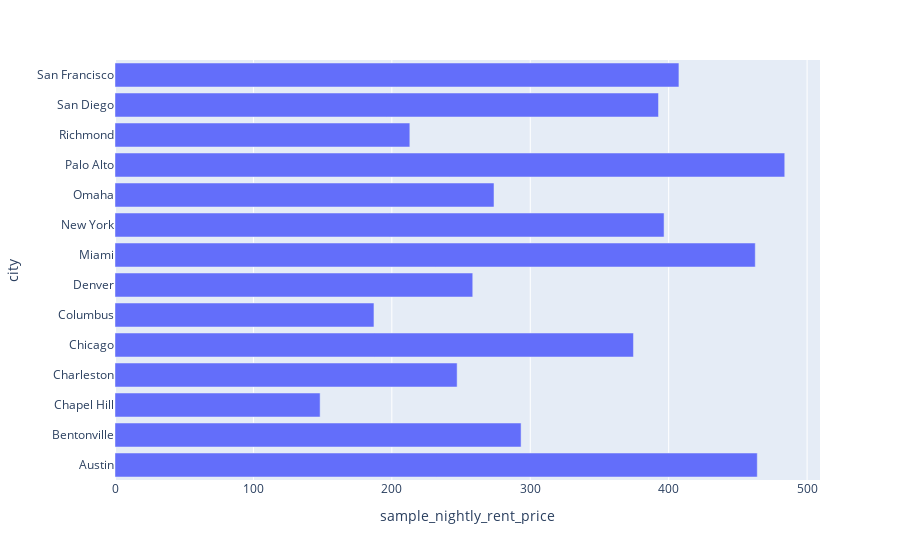

Here is the notebook cell this chart was saved with:
### Code cell
# for week2 quiz
# df[df['ws_property_id'] =='W106']
# df['kitchen'].value_counts()
# df['city'].nunique()

import plotly.express as px
# Quiz tableau que
px.bar(df.groupby('city').mean().reset_index(),x='sample_nightly_rent_price',y='city')

### Figure 1 — Plotly figure (JSON) as saved in the notebook; plotly's stock layout.template omitted (floating-point values rounded to 4 significant figures)
{"data": [{"alignmentgroup": "True", "hovertemplate": "sample_nightly_rent_price=%{x}<br>city=%{y}<extra></extra>", "legendgroup": "", "marker": {"color": "#636efa", "pattern": {"shape": ""}}, "name": "", "offsetgroup": "", "orientation": "h", "showlegend": false, "textposition": "auto", "type": "bar", "x": [464, 293.4, 148.2, 247.2, 374.6, 187.1, 258.4, 462.6, 396.7, 273.8, 483.9, 213, 392.6, 407.4], "xaxis": "x", "y": ["Austin", "Bentonville", "Chapel Hill", "Charleston", "Chicago", "Columbus", "Denver", "Miami", "New York", "Omaha", "Palo Alto", "Richmond", "San Diego", "San Francisco"], "yaxis": "y"}], "layout": {"barmode": "relative", "legend": {"tracegroupgap": 0}, "margin": {"t": 60}, "xaxis": {"anchor": "y", "domain": [0, 1], "title": {"text": "sample_nightly_rent_price"}}, "yaxis": {"anchor": "x", "domain": [0, 1], "title": {"text": "city"}}}}
